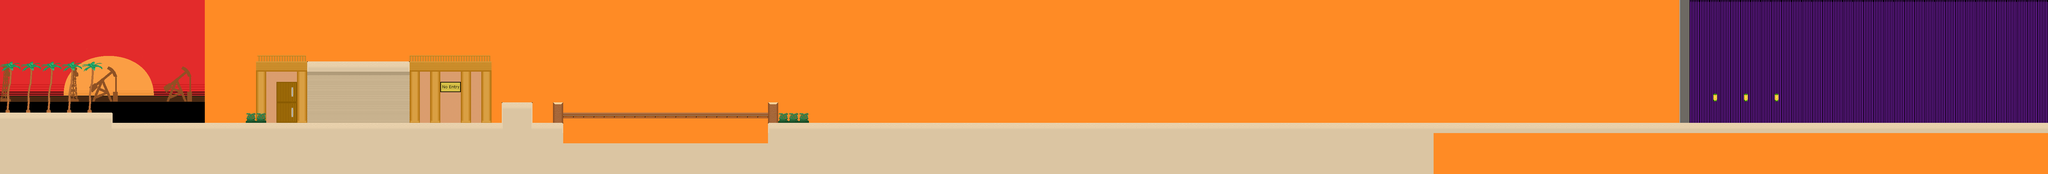

A level layout from a 2D game, rendered from its tile map. Below: a short description, then the map file with tile-grid data replaced by summaries:
An orthogonal 200x17 tile map with 32x32 px tiles, 3 tile layers (Collision, BackgroundVisual, ForegroundVisual), 2 tilesets, 2 image layers and 16 objects (10x desert-spike-trap, 2x peashooter-enemy, Player, sand-shark-enemy, start-snipe, ...).

<map version="1.0" orientation="orthogonal" width="200" height="17" tilewidth="32" tileheight="32" backgroundcolor="#ff8b25">
 <tileset firstgid="1" name="desert-tilesheet" tilewidth="32" tileheight="32">
  <image source="stage-1/tiles/desert-tilesheet.png" trans="e3c0e2" width="640" height="480" />
 </tileset>
 <tileset firstgid="301" name="metatiles32x32" tilewidth="32" tileheight="32">
  <image source="stage-metatiles/metatiles32x32.png" trans="e3c0e2" width="320" height="32" />
  <tile id="0">
   <properties>
    <property name="type" value="solid" />
   </properties>
  </tile>
  <tile id="1">
   <properties>
    <property name="type" value="platform" />
   </properties>
  </tile>
  <tile id="5">
   <properties>
    <property name="subtype" value="death" />
    <property name="type" value="solid" />
   </properties>
  </tile>
  <tile id="6">
   <properties>
    <property name="subtype" value="warp" />
    <property name="type" value="solid" />
   </properties>
  </tile>
 </tileset>
 <imagelayer name="bg" width="200" height="17">
  <image source="stage-1/tiles/sunset-1.png" />
  <properties>
   <property name="ratio" value=".05" />
  </properties>
 </imagelayer>
 <imagelayer name="bg2" width="200" height="17">
  <image source="stage-1/tiles/oilbg-1.png" />
  <properties>
   <property name="ratio" value=".25" />
  </properties>
 </imagelayer>
 <layer name="Collision" width="200" height="17">
  <data>[3400 cells, 766 non-empty, 2 distinct tile ids]</data>
 </layer>
 <layer name="BackgroundVisual" width="200" height="17">
  <data>[3400 cells, 1311 non-empty, 39 distinct tile ids]</data>
 </layer>
 <objectgroup name="Entities" width="200" height="17">
  <object name="Player" x="32" y="312" width="36" height="36">
   <properties>
    <property name="name" value="player" />
   </properties>
  </object>
  <object name="peashooter-enemy" x="1665" y="321" width="63" height="60">
   <properties>
    <property name="name" value="peashooter-enemy" />
   </properties>
  </object>
  <object name="peashooter-enemy" x="4161" y="325" width="63" height="60">
   <properties>
    <property name="name" value="peashooter-enemy" />
   </properties>
  </object>
  <object name="desert-spike-trap" x="1760" y="384" width="64" height="64">
   <properties>
    <property name="name" value="desert-spike-trap" />
   </properties>
  </object>
  <object name="desert-spike-trap" x="1824" y="384" width="64" height="64">
   <properties>
    <property name="name" value="desert-spike-trap" />
   </properties>
  </object>
  <object name="desert-spike-trap" x="1888" y="384" width="64" height="64">
   <properties>
    <property name="name" value="desert-spike-trap" />
   </properties>
  </object>
  <object name="desert-spike-trap" x="1952" y="384" width="64" height="64">
   <properties>
    <property name="name" value="desert-spike-trap" />
   </properties>
  </object>
  <object name="desert-spike-trap" x="2016" y="384" width="64" height="64">
   <properties>
    <property name="name" value="desert-spike-trap" />
   </properties>
  </object>
  <object name="desert-spike-trap" x="2080" y="384" width="64" height="64">
   <properties>
    <property name="name" value="desert-spike-trap" />
   </properties>
  </object>
  <object name="desert-spike-trap" x="2144" y="384" width="64" height="64">
   <properties>
    <property name="name" value="desert-spike-trap" />
   </properties>
  </object>
  <object name="desert-spike-trap" x="2208" y="384" width="64" height="64">
   <properties>
    <property name="name" value="desert-spike-trap" />
   </properties>
  </object>
  <object name="desert-spike-trap" x="2272" y="384" width="64" height="64">
   <properties>
    <property name="name" value="desert-spike-trap" />
   </properties>
  </object>
  <object name="desert-spike-trap" x="2336" y="384" width="64" height="64">
   <properties>
    <property name="name" value="desert-spike-trap" />
   </properties>
  </object>
  <object name="sand-shark-enemy" x="1100" y="331" width="48" height="48">
   <properties>
    <property name="name" value="sand-shark-enemy" />
   </properties>
  </object>
  <object name="start-snipe" x="1857" y="-2" width="32" height="384">
   <properties>
    <property name="name" value="start-snipe" />
   </properties>
  </object>
 </objectgroup>
 <layer name="ForegroundVisual" width="200" height="17">
  <data>[3400 cells, 100 non-empty, 7 distinct tile ids]</data>
 </layer>
 <objectgroup name="Entities" width="200" height="17">
  <object name="sniper-scope-enemy" x="1920" y="224" width="64" height="64">
   <properties>
    <property name="name" value="sniper-scope-enemy" />
   </properties>
  </object>
 </objectgroup>
</map>